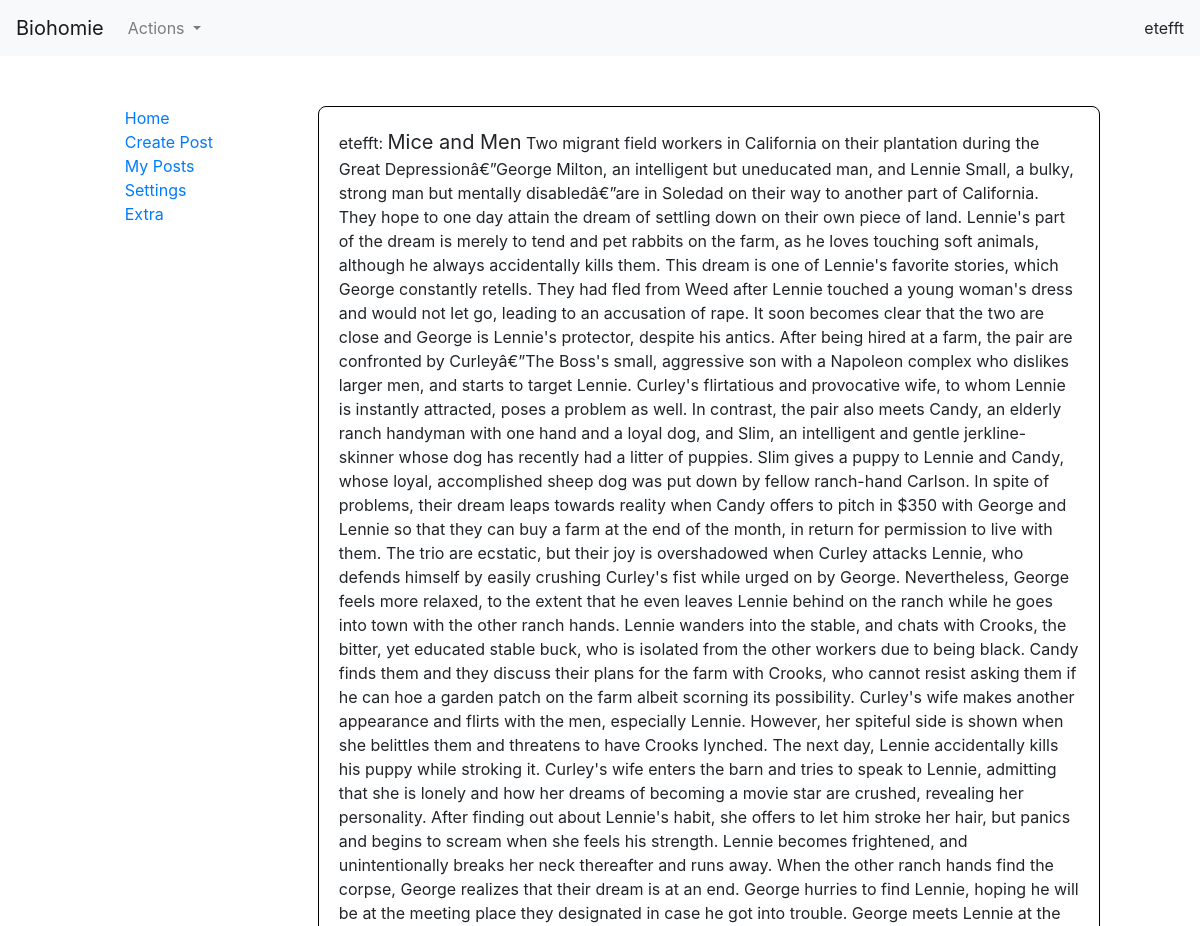
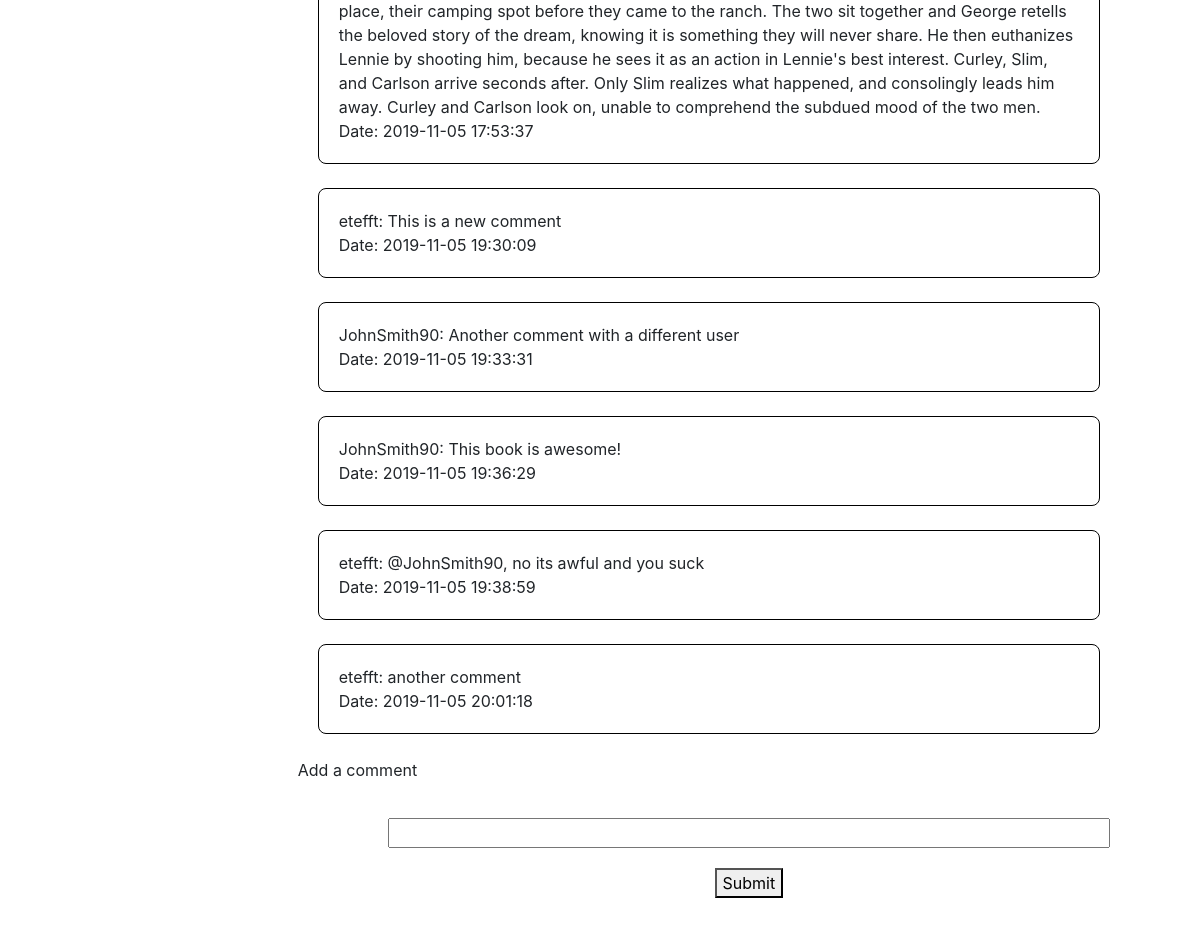
Page /dashboard/?post=18 (signed in) on the committed database (2 pictures, top to bottom).
### tables this page shows
CREATE TABLE IF NOT EXISTS `discussion` (
  `discussion_ID` int(10) UNSIGNED NOT NULL AUTO_INCREMENT,
  `user_ID` int(11) NOT NULL,
  `subject` varchar(100) NOT NULL,
  `post` mediumtext NOT NULL,
  `comment_ID` int(11) DEFAULT NULL,
  `timestamp` timestamp NOT NULL DEFAULT CURRENT_TIMESTAMP,
  PRIMARY KEY (`discussion_ID`)
);

CREATE TABLE IF NOT EXISTS `user` (
  `user_ID` int(10) UNSIGNED NOT NULL AUTO_INCREMENT,
  `username` varchar(50) NOT NULL,
  `email` varchar(100) NOT NULL,
  `password` varchar(60) NOT NULL,
  `user_confirmed` varchar(10) NOT NULL,
  `user_level` int(10) UNSIGNED NOT NULL,
  `date_created` timestamp NOT NULL DEFAULT CURRENT_TIMESTAMP,
  PRIMARY KEY (`user_ID`),
  UNIQUE KEY `username` (`username`,`email`)
);

CREATE TABLE IF NOT EXISTS `comment` (
  `comment_ID` int(10) UNSIGNED NOT NULL AUTO_INCREMENT,
  `user_ID` int(11) NOT NULL,
  `discussion_ID` int(11) NOT NULL,
  `comments` text NOT NULL,
  `date_created` timestamp NOT NULL DEFAULT CURRENT_TIMESTAMP,
  PRIMARY KEY (`comment_ID`)
);

### dashboard/post.php (called while the page is built)
<?php
$getPost = new Posting();
$getPost->getSinglePost($_GET['post']);

### src/classes.php (the view, shortened to what this page needs)
<?php
class SQL
{
    public $type;
    public $table;
    public $valueType;
    public $columns;
    public $values;
    public $list;
    public function __construct($type, $table, $valueType, $columns, $values, $list)
    {
        $this->type = $type;
        $this->table = $table;
        $this->valueType = $valueType;
        $this->columns = $columns;
        $this->values = $values;
        $this->list = $list;
    }
    public function checker()
    {
        return $this->sqlStatement($this->type, $this->table, $this->valueType, $this->columns, $this->values, $this->list);
    }
    public function sqlStatement($type, $table, $valueType, $columns, $values, $list)
    {
        require('db/dbconnect.php');
        switch ($type) {
              case 8:
                $query = "SELECT $columns FROM $table JOIN user ON discussion.user_ID = user.user_ID WHERE discussion.discussion_ID = $values";
                $stmt = $conn->prepare($query);
                $stmt->execute();
                $stmt->bind_result($dbdiscussion_ID, $dbuser_ID, $dbusername, $dbsubject, $dbpost, $dbcomment_ID, $dbtimestamp);
                echo "<div id='forum-whole'>";
                while ($stmt->fetch()) {
                    echo "<p class='forum-posts'>$dbusername: <span class='forum-subject'>$dbsubject</span> <span class='post-body'>$dbpost</span> <br>Date: $dbtimestamp</p> <br>
                    <div class='forum-comments'>";
                    $query = "SELECT comment.comments, user.username, comment.date_created  FROM comment JOIN user ON comment.user_ID = user.user_ID WHERE comment.discussion_ID = $dbdiscussion_ID ORDER BY comment.date_created ASC";
                    $stmt = $conn->prepare($query);
                    $stmt->execute();
                    $stmt->bind_result($dbcomments, $dbusername, $dbcommentDate);
                    while ($stmt->fetch()) {
                        echo "<p class='forum-posts'>$dbusername: $dbcomments <br>Date: $dbcommentDate</p> <br>";
                    }
                    echo "
                    </div>
                    <div class='forum-comment'>
                    <p>Add a comment</p>
                    <form action='". APP_ROOT . "/src/verify.php' method='post'>
                    <input type='text' name='comment' class='forum-comment-input'>
                    <button>Submit</button>
                    </form>
                    </div>
                    ";
                }
                echo "</div>";
                break;
        }
    }
}
class Posting
{
    public function getSinglePost($post_ID)
    {
        $columns = 'discussion.discussion_ID, discussion.user_ID, user.username, discussion.subject, discussion.post, discussion.comment_ID, discussion.timestamp';
        $getPost = new SQL(8, 'discussion', '', $columns, $post_ID, false);
        $getPost->checker();
    }
}

### includes/header.php (shortened to what this page needs)
   <!DOCTYPE html>
   <html lang="en">
   <head>
       <link rel="stylesheet" href="https://stackpath.bootstrapcdn.com/bootstrap/4.3.1/css/bootstrap.min.css"
>
       <link rel="stylesheet" href="<?php echo APP_ROOT . '/style/main.css' ?>">
   </head>
   <body>
       <?php
require((isset($_SESSION["level"]) ? "nav-logged.php" : "nav.php"));
?>

### includes/nav-logged.php (shortened to what this page needs)
<nav class="navbar navbar-expand-lg navbar-light bg-light">
  <a class="navbar-brand" href="#">Biohomie</a>
  <div class="collapse navbar-collapse" id="navbarSupportedContent">
    <ul class="navbar-nav mr-auto">
      <li class="nav-item dropdown">
        <a class="nav-link dropdown-toggle" href="#" id="navbarDropdown" role="button" data-toggle="dropdown"
          aria-haspopup="true" aria-expanded="false">
          Actions
        </a>
      </li>
    </ul>
    <?php echo $_SESSION["username"]; ?>
  </div>
</nav>

### dashboard/index.php (shortened to what this page needs)
<?php
    require("../includes/header.php");
?>
<section id="user-main">
    <?php require("dashboard-nav.php"); ?>
    <?php
    if (isset($_GET['dash'])) {
        switch ($_GET['dash']) {
            case 'forum':
                require("forum.php");
                break;
            case 'post':
                require('create-post.php');
                break;
            case 'my-posts':
                require('my-posts.php');
                break;
            case 'settings':
                require('settings.php');
                break;
            case 'post-success':
                $post = true;
                require('my-posts.php');
            break;
            case 'post-failure':
                $post = false;
                require('my-posts.php');
            break;
            default:
                require("forum.php");
                break;
        }
    } elseif (isset($_GET['post'])) {
        require('post.php');
    } else {
        require("forum.php");
    }
    ?>
</section>
<?php
require("../includes/footer.php");
?>

### dashboard/dashboard-nav.php
<div id="dashboard-nav">
    <ul>
        <a href="<?php echo APP_ROOT . '/dashboard/index?dash=forum' ?>"><li>Home</li></a>
        <a href="<?php echo APP_ROOT . '/dashboard/index?dash=post' ?>"><li>Create Post</li></a>
        <a href="<?php echo APP_ROOT . '/dashboard/index?dash=my-posts' ?>"><li>My Posts</li></a>
        <a href="<?php echo APP_ROOT . '/dashboard/index?dash=settings' ?>"><li>Settings</li></a>
        <a href=""><li>Extra</li></a>
    </ul>
</div>

### includes/footer.php (shortened to what this page needs)
</body>
</html>

### style/main.css (style rules this page uses)
form { display: flex; flex-direction: column; align-items: center; }
form input, form a { margin: 20px; }
#user-main { display: flex; margin-top: 50px; }
#user-main ul { list-style-type: none; }
#dashboard-nav { width: 33%; display: flex; justify-content: center; }
.forum-posts { border: 1px solid black; padding: 20px; margin: 0 100px 0 20px; border-radius: 8px; overflow: hidden; text-overflow: ellipsis; }
.forum-subject { font-size: 20px; }
#forum-whole { width: 100%; }
.forum-comment { margin: 0 0 100px; }
.forum-comment-input { width: 80%; }

### rows in the picture
discussion: user_ID.username "etefft", subject "Mice and Men", post "Two migrant field workers in California on their plantation during the Great Depressionâ€”George Milton, an intelligent but uneducated man, and Lennie Small, a bulky, strong man but mentally disabledâ€”are in Soledad on their way to another part of California. They hope to one day attain the dream of settling down on their own piece of land. Lennie's part of the dream is merely to tend and pet rabbits on the farm, as he loves touching soft animals, although he always accidentally kills them. This dream is one of Lennie's favorite stories, which George constantly retells. They had fled from Weed after Lennie touched a young woman's dress and would not let go, leading to an accusation of…", timestamp "2019-11-05 17:53:37"
comment: user_ID.username "etefft", comments "This is a new comment", date_created "2019-11-05 19:30:09"
comment: user_ID.username "JohnSmith90", comments "Another comment with a different user", date_created "2019-11-05 19:33:31"
comment: user_ID.username "JohnSmith90", comments "This book is awesome!", date_created "2019-11-05 19:36:29"
comment: user_ID.username "etefft", comments "@JohnSmith90, no its awful and you suck", date_created "2019-11-05 19:38:59"
comment: user_ID.username "etefft", comments "another comment", date_created "2019-11-05 20:01:18"

### other values in the picture
$_SESSION["username"] "etefft"
